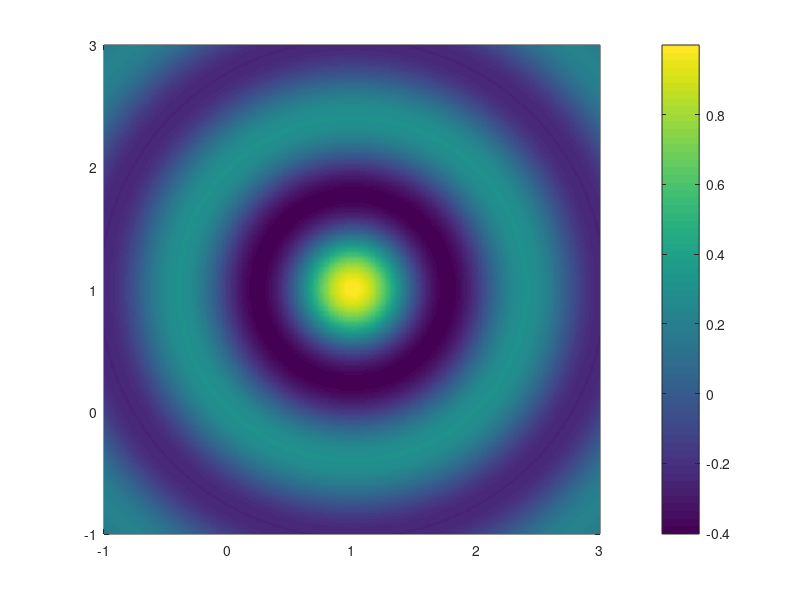

This figure's MATLAB source: (Note: this script raises an error after producing the figure.)
clear; clc; close all; 
k = 5;
x0 = 1 + 1i;

u_circ = @(x) besselh(0,1, k*abs(x - x0));

x_plot = linspace(real(x0)-2, real(x0)+2, 400);
y_plot = linspace(imag(x0)-2, imag(x0)+2, 400);
[X,Y] = meshgrid(x_plot, y_plot);
Z = X + 1i*Y;

u = u_circ(Z);

figure; 
pcolor(X, Y, real(u)); shading flat
colorbar
title('Soluzione fondamentale, parte reale', Interpreter='latex')

figure; 
pcolor(X, Y, imag(u)); shading flat
colorbar
title('Soluzione fondamentale, parte immaginaria', Interpreter='latex')

figure; 
pcolor(X, Y, abs(u)); shading flat
colorbar
title('Soluzione fondamentale, valore assoluto', Interpreter='latex')
